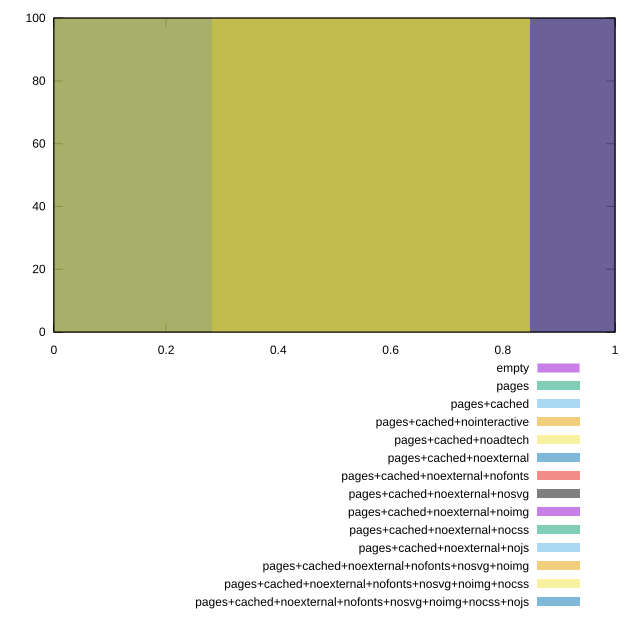

Reproduce this figure in gnuplot.
reset
set terminal svg size 640, 620 enhanced background rgb 'white'
set output "report_00007_2020-12-11T15:55:29.892Z/uses-text-compression/comparison/histogram/all_score.svg"

$empty <<EOF
1.130688008824301 100
EOF

$pages <<EOF
0 100
EOF

$pagesCached <<EOF
0 100
EOF

$pagesCachedNointeractive <<EOF
0 100
EOF

$pagesCachedNoadtech <<EOF
0.5653440044121505 100
EOF

$pagesCachedNoexternal <<EOF
0.5653440044121505 100
EOF

$pagesCachedNoexternalNofonts <<EOF
1.130688008824301 100
EOF

$pagesCachedNoexternalNosvg <<EOF
0.5653440044121505 100
EOF

$pagesCachedNoexternalNoimg <<EOF
0.5653440044121505 100
EOF

$pagesCachedNoexternalNocss <<EOF
0.5653440044121505 100
EOF

$pagesCachedNoexternalNojs <<EOF
0.5653440044121505 100
EOF

$pagesCachedNoexternalNofontsNosvgNoimg <<EOF
0.5653440044121505 100
EOF

$pagesCachedNoexternalNofontsNosvgNoimgNocss <<EOF
0.5653440044121505 100
EOF

$pagesCachedNoexternalNofontsNosvgNoimgNocssNojs <<EOF
1.130688008824301 100
EOF

set key outside below
set boxwidth 0.5653440044121505
set yrange [0:100]
set style fill transparent solid 0.5 noborder

plot \
  $empty title "empty" with boxes, \
  $pages title "pages" with boxes, \
  $pagesCached title "pages+cached" with boxes, \
  $pagesCachedNointeractive title "pages+cached+nointeractive" with boxes, \
  $pagesCachedNoadtech title "pages+cached+noadtech" with boxes, \
  $pagesCachedNoexternal title "pages+cached+noexternal" with boxes, \
  $pagesCachedNoexternalNofonts title "pages+cached+noexternal+nofonts" with boxes, \
  $pagesCachedNoexternalNosvg title "pages+cached+noexternal+nosvg" with boxes, \
  $pagesCachedNoexternalNoimg title "pages+cached+noexternal+noimg" with boxes, \
  $pagesCachedNoexternalNocss title "pages+cached+noexternal+nocss" with boxes, \
  $pagesCachedNoexternalNojs title "pages+cached+noexternal+nojs" with boxes, \
  $pagesCachedNoexternalNofontsNosvgNoimg title "pages+cached+noexternal+nofonts+nosvg+noimg" with boxes, \
  $pagesCachedNoexternalNofontsNosvgNoimgNocss title "pages+cached+noexternal+nofonts+nosvg+noimg+nocss" with boxes, \
  $pagesCachedNoexternalNofontsNosvgNoimgNocssNojs title "pages+cached+noexternal+nofonts+nosvg+noimg+nocss+nojs" with boxes, \


reset
